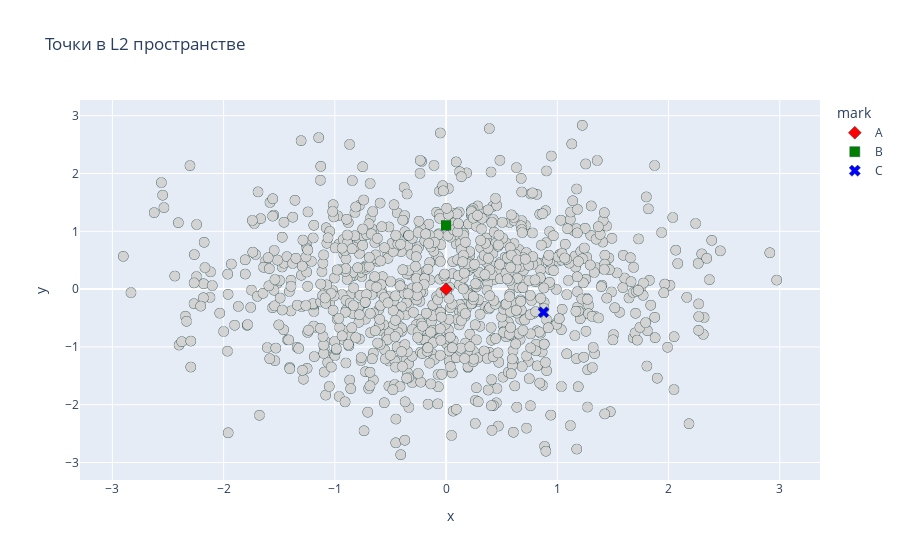

Notebook cell for this chart:
### Code cell
dots_plot(macha_data)

### Figure 1 — Plotly figure (JSON) as saved in the notebook; plotly's stock layout.template omitted (floating-point values rounded to 4 significant figures; data arrays with more than 128 entries replaced by an {"elided": "..."} marker saying what was removed)
{"data": [{"hovertemplate": "mark=<br>x=%{x}<br>y=%{y}<extra></extra>", "legendgroup": "", "marker": {"color": "lightgray", "line": {"color": "DarkSlateGrey", "width": 0.5}, "size": 10, "symbol": "circle"}, "mode": "markers", "name": "", "showlegend": false, "type": "scattergl", "x": {"elided": "1000 float values"}, "xaxis": "x", "y": {"elided": "1000 float values"}, "yaxis": "y"}, {"hovertemplate": "mark=A<br>x=%{x}<br>y=%{y}<extra></extra>", "legendgroup": "A", "marker": {"color": "red", "line": {"color": "DarkSlateGrey", "width": 0.5}, "size": 10, "symbol": "diamond"}, "mode": "markers", "name": "A", "showlegend": true, "type": "scattergl", "x": [0], "xaxis": "x", "y": [0], "yaxis": "y"}, {"hovertemplate": "mark=B<br>x=%{x}<br>y=%{y}<extra></extra>", "legendgroup": "B", "marker": {"color": "green", "line": {"color": "DarkSlateGrey", "width": 0.5}, "size": 10, "symbol": "square"}, "mode": "markers", "name": "B", "showlegend": true, "type": "scattergl", "x": [0], "xaxis": "x", "y": [1.103], "yaxis": "y"}, {"hovertemplate": "mark=C<br>x=%{x}<br>y=%{y}<extra></extra>", "legendgroup": "C", "marker": {"color": "blue", "line": {"color": "DarkSlateGrey", "width": 0.5}, "size": 10, "symbol": "x"}, "mode": "markers", "name": "C", "showlegend": true, "type": "scattergl", "x": [0.8758], "xaxis": "x", "y": [-0.3998], "yaxis": "y"}], "layout": {"legend": {"title": {"text": "mark"}, "tracegroupgap": 0}, "title": {"text": "Точки в L2 пространстве"}, "xaxis": {"anchor": "y", "domain": [0, 1], "title": {"text": "x"}}, "yaxis": {"anchor": "x", "domain": [0, 1], "title": {"text": "y"}}}}
